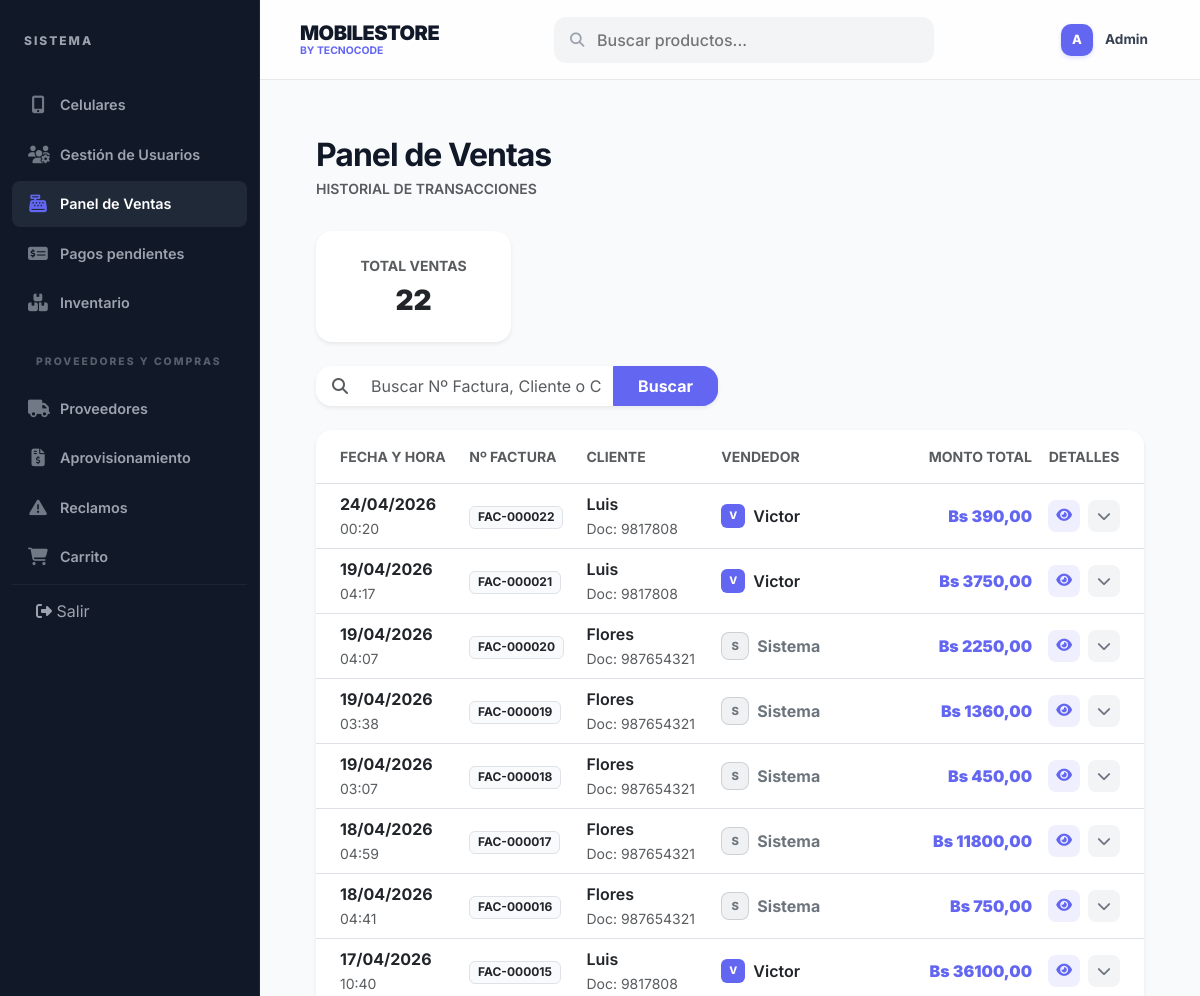
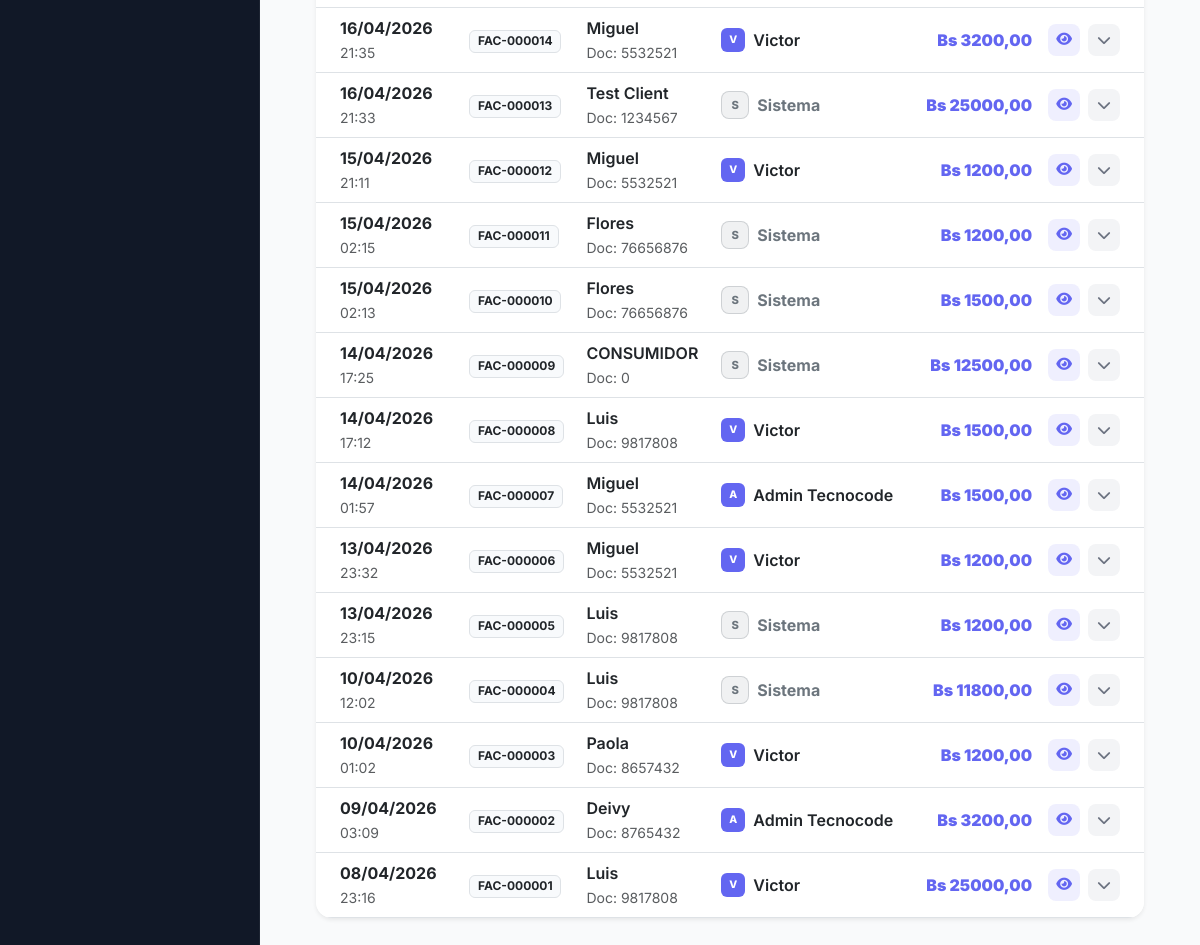
Page /ventas/reporte/ (signed in) on the committed database (2 pictures, top to bottom).
### Login/models.py (models this page shows, shortened)
class Usuario(AbstractUser):
    ROL_CHOICES = [
        ('Administrador', 'Administrador'),  # Acceso total
        ('Vendedor', 'Vendedor'),            # Acceso a ventas e inventario
        ('Usuario', 'Usuario'),              # Cliente final (pestaña de compras)
    ]
    ESTADO_CHOICES = [
        ('Activo', 'Activo'),
        ('Inactivo', 'Inactivo'),
    ]
    nombre_completo = models.CharField(max_length=100, null=True, blank=True)
    rol = models.CharField(max_length=20, choices=ROL_CHOICES, default='Usuario')
    estado = models.CharField(max_length=10, choices=ESTADO_CHOICES, default='Activo')
    class Meta:
        db_table = 'usuario'
        verbose_name = 'Usuario'
        verbose_name_plural = 'Usuarios'

class Venta(models.Model):
    ESTADO_CHOICES = [
        ('Iniciada', 'Iniciada'), # Creada pero sin pago confirmado
        ('Pagada', 'Pagada'),     # Transacción completada con éxito
        ('Cancelada', 'Cancelada'),
    ]
    id_venta = models.AutoField(primary_key=True)
    cliente = models.ForeignKey(Cliente, on_delete=models.CASCADE, db_column='id_cliente')
    usuario = models.ForeignKey(settings.AUTH_USER_MODEL, on_delete=models.CASCADE, db_column='id_usuario')
    canal = models.ForeignKey(CanalVenta, on_delete=models.SET_NULL, null=True, blank=True, db_column='id_canal')
    fecha = models.DateTimeField(auto_now_add=True)
    total = models.DecimalField(max_digits=10, decimal_places=2, default=0)
    estado = models.CharField(max_length=10, choices=ESTADO_CHOICES, default='Iniciada')
    class Meta:
        db_table = 'venta'

class Factura(models.Model):
    id_factura = models.AutoField(primary_key=True)
    venta = models.OneToOneField(Venta, on_delete=models.CASCADE, db_column='id_venta')
    numero_factura = models.CharField(max_length=50, unique=True)
    fecha_emision = models.DateTimeField(auto_now_add=True)
    nit = models.CharField(max_length=20, blank=True, null=True)
    razon_social = models.CharField(max_length=100, blank=True, null=True)
    total = models.DecimalField(max_digits=10, decimal_places=2)
    estado = models.CharField(max_length=50, default='Emitida')
    class Meta:
        db_table = 'factura'

class Cliente(models.Model):
    id_cliente = models.AutoField(primary_key=True)
    nombre = models.CharField(max_length=100)
    apellido = models.CharField(max_length=100, blank=True, null=True)
    telefono = models.CharField(max_length=20, unique=True)
    email = models.EmailField(max_length=100, blank=True, null=True)
    direccion = models.CharField(max_length=255, blank=True, null=True)
    documento = models.CharField(max_length=20, unique=True, blank=True, null=True) # Manteniendo compatibilidad
    estado = models.CharField(max_length=10, default='Activo')
    class Meta:
        db_table = 'cliente'

### Login/views.py (the view, shortened to what this page needs)
# urls.py: path('ventas/reporte/', ReporteVentasView.as_view(), name='reporte_ventas'),
class ReporteVentasView(LoginRequiredMixin, UserPassesTestMixin, ListView):
    model = Venta
    template_name = 'celulares/reporte_ventas.html'
    context_object_name = 'ventas'
    ordering = ['-fecha']
    def test_func(self):
        return self.request.user.is_superuser
    def get_queryset(self):
        queryset = Venta.objects.select_related('cliente', 'usuario', 'factura').prefetch_related('detalles__producto').all().order_by('-fecha')
        q = self.request.GET.get('sales_q')
        return queryset
    def get(self, request, *args, **kwargs):
        if request.headers.get('x-requested-with') == 'XMLHttpRequest':
            self.object_list = self.get_queryset()
            return render(request, 'celulares/_tabla_ventas.html', {'ventas': self.object_list})
        return super().get(request, *args, **kwargs)

### templates/celulares/reporte_ventas.html (shortened to what this page needs)
{% extends 'base.html' %}
{% block content %}
<div class="row g-0">
    <div class="col-12">
        <div class="p-2 p-md-3">
    <div class="page-header-responsive">
        <div>
            <h2 class="fw-bold mb-1" style="letter-spacing: -1px;">Panel de Ventas</h2>
            <p class="text-muted small fw-600 mb-0">HISTORIAL DE TRANSACCIONES</p>
        </div>
    </div>
    <div class="row g-3 mb-4">
        <div class="col-12 col-sm-6 col-md-4 col-xl-3">
            <div class="card border-0 shadow-sm rounded-4 p-4 text-center">
                <span class="text-muted small fw-bold text-uppercase">Total Ventas</span>
                <h3 class="fw-900 mt-2 mb-0">{{ ventas.count }}</h3>
            </div>
        </div>
    </div>
    <div class="row mb-4">
        <div class="col-12 col-md-8 col-lg-6">
            <form method="GET" class="d-flex" id="sales-search-form">
                <div class="input-group shadow-sm rounded-4 overflow-hidden bg-white border-0">
                    <span class="input-group-text bg-white border-0 ps-3">
                        <i class="fas fa-search text-muted"></i>
                    </span>
                    <input type="text" name="sales_q" id="sales-search-input" class="form-control border-0 py-2"
                           placeholder="Buscar Nº Factura, Cliente o CI..."
                           value="{{ request.GET.sales_q|default:'' }}"
                           autocomplete="off">
                    <button type="submit" class="btn btn-primary px-4 fw-bold">Buscar</button>
                </div>
            </form>
        </div>
    </div>
    <div class="card border-0 shadow-sm rounded-4 overflow-hidden mb-4">
        <div class="table-responsive">
            <table class="table table-hover align-middle mb-0">
                <thead class="bg-light">
                    <tr>
                        <th class="ps-4 py-3 text-muted small fw-bold text-uppercase">Fecha y Hora</th>
                        <th class="py-3 text-muted small fw-bold text-uppercase">Nº Factura</th>
                        <th class="py-3 text-muted small fw-bold text-uppercase">Cliente</th>
                        <th class="py-3 text-muted small fw-bold text-uppercase">Vendedor</th>
                        <th class="py-3 text-muted small fw-bold text-uppercase text-end">Monto Total</th>
                        <th class="pe-4 py-3 text-muted small fw-bold text-uppercase text-center" style="width: 100px;">Detalles</th>
                    </tr>
                </thead>
                <tbody id="ventas-table-body">
                    {% include 'celulares/_tabla_ventas.html' %}
                </tbody>
            </table>
        </div>
    </div>
        </div>
    </div>
</div>
{% endblock %}

### templates/base.html (shortened to what this page needs)
<!DOCTYPE html>
<html lang="es">
<head>
    <link href="https://cdn.jsdelivr.net/npm/bootstrap@5.3.0/dist/css/bootstrap.min.css" rel="stylesheet">
    <link rel="stylesheet" href="https://cdnjs.cloudflare.com/ajax/libs/font-awesome/6.4.0/css/all.min.css">
</head>
<body>
    <div class="wrapper">
        <nav class="sidebar" id="sidebar">
            <div class="sidebar-header">
                SISTEMA
            </div>
            <ul class="sidebar-menu">
                <li class="{% if request.resolver_match.url_name == 'lista_celulares' or request.resolver_match.url_name == 'inicio' %}active{% endif %}">
                    <a href="{% url 'inicio' %}">
                        <i class="fas fa-mobile-alt"></i> Celulares
                    </a>
                </li>
                {% if user.is_superuser or user.rol == 'Administrador' %}
                <li class="{% if request.resolver_match.url_name == 'home' %}active{% endif %}">
                    <a href="{% url 'home' %}">
                        <i class="fas fa-users-cog"></i> Gestión de Usuarios
                    </a>
                </li>
                {% endif %}
                {% if user.is_superuser or user.rol == 'Administrador' %}
                <li class="{% if request.resolver_match.url_name == 'reporte_ventas' %}active{% endif %}">
                    <a href="{% url 'reporte_ventas' %}">
                        <i class="fas fa-cash-register"></i> Panel de Ventas
                    </a>
                </li>
                <li class="{% if request.resolver_match.url_name == 'pagos_pendientes' %}active{% endif %}">
                    <a href="{% url 'pagos_pendientes' %}">
                        <i class="fas fa-money-check-alt"></i> Pagos pendientes
                    </a>
                </li>
                <li class="{% if request.resolver_match.url_name == 'lista_inventario' %}active{% endif %}">
                    <a href="{% url 'lista_inventario' %}">
                        <i class="fas fa-boxes"></i> Inventario
                    </a>
                </li>
                <li class="sidebar-header mt-3" style="padding: 12px 24px; font-size: 0.65rem; opacity: 0.5;">PROVEEDORES Y COMPRAS</li>
                <li class="{% if 'proveedor' in request.path and 'compras' not in request.path and 'reclamos' not in request.path %}active{% endif %}">
                    <a href="{% url 'lista_proveedores' %}">
                        <i class="fas fa-truck"></i> Proveedores
                    </a>
                </li>
                <li class="{% if 'compras' in request.path %}active{% endif %}">
                    <a href="{% url 'lista_compras' %}">
                        <i class="fas fa-file-invoice-dollar"></i> Aprovisionamiento
                    </a>
                </li>
                <li class="{% if 'reclamos' in request.path %}active{% endif %}">
                    <a href="{% url 'lista_reclamos' %}">
                        <i class="fas fa-exclamation-triangle"></i> Reclamos
                    </a>
                </li>
                {% endif %}
                <li class="{% if request.resolver_match.url_name == 'ver_carrito' %}active{% endif %}">
                    <a href="{% url 'ver_carrito' %}">
                        <i class="fas fa-shopping-cart"></i> Carrito
                    </a>
                </li>
                {% if user.is_authenticated %}
                <li style="margin-top: auto; border-top: 1px solid rgba(255,255,255,0.05);">
                    <form action="{% url 'logout' %}" method="post">
                        <button type="submit" style="background:none; border:none; color:var(--sidebar-text); padding: 14px 24px; text-align:left; width:100%;">
                            <i class="fas fa-sign-out-alt"></i> Salir
                        </button>
                    </form>
                </li>
                {% endif %}
            </ul>
        </nav>
        <main>
            <header class="header">
                <div class="d-flex align-items-center">
                    <div class="brand-section">
                        <h1>MOBILESTORE</h1>
                        <span>BY TECNOCODE</span>
                    </div>
                </div>
                <form action="{% url 'inicio' %}" method="get" class="search-bar m-0">
                    <i class="fas fa-search"></i>
                    <input type="text" name="q" placeholder="Buscar productos..." value="{% if request.resolver_match.url_name == 'inicio' or request.resolver_match.url_name == 'lista_celulares' %}{{ request.GET.q|default:'' }}{% endif %}">
                </form>
                <div class="user-profile">
                    {% if user.is_authenticated %}
                    <div class="avatar">{{ user.username.0|upper }}</div>
                    <span class="user-name">{{ user.username|capfirst }}</span>
                    {% else %}
                    <a href="{% url 'login' %}" class="btn btn-sm btn-dark px-4 rounded-pill">Entrar</a>
                    {% endif %}
                </div>
            </header>
            <div class="main-content">
                {% block content %}
                {% endblock %}
            </div>
        </main>
    </div>
</body>
</html>

### templates/celulares/_tabla_ventas.html (shortened to what this page needs)
{% for v in ventas %}
<tr>
    <td class="ps-4">
        <div class="fw-bold">{{ v.fecha|date:"d/m/Y" }}</div>
        <small class="text-muted">{{ v.fecha|date:"H:i" }}</small>
    </td>
    <td>
        <span class="badge bg-light text-dark fw-bold border">{{ v.factura.numero_factura|default:"S/N" }}</span>
    </td>
    <td>
        <div class="fw-600">{{ v.cliente.nombre }}</div>
        <small class="text-muted">Doc: {{ v.cliente.documento }}</small>
    </td>
    <td>
        <div class="d-flex align-items-center">
            {% if v.usuario.rol == 'Usuario' %}
                <div class="avatar-mini me-2 bg-secondary bg-opacity-10 text-secondary border border-secondary border-opacity-25 text-center" style="width: 28px; height: 28px; border-radius: 8px; line-height: 26px; font-weight: 800; font-size: 0.7rem;">S</div>
                <span class="fw-bold text-secondary">Sistema</span>
            {% else %}
                <div class="avatar-mini me-2">{{ v.usuario.username.0|upper }}</div>
                <span class="fw-600">{{ v.usuario.nombre_completo|default:v.usuario.username }}</span>
            {% endif %}
        </div>
    </td>
    <td class="text-end fw-900 text-primary">
        Bs {{ v.total }}
    </td>
    <td class="pe-4 text-center">
        <div class="d-flex justify-content-center gap-2">
            {% if v.factura %}
            <a href="{% url 'detalle_factura' v.factura.pk %}" class="btn btn-sm btn-action bg-primary bg-opacity-10 text-primary border-primary border-opacity-25" title="Ver Factura">
                <i class="fas fa-eye"></i>
            </a>
            {% endif %}
            <button class="btn btn-sm btn-action" type="button" data-bs-toggle="collapse" data-bs-target="#detalle-{{ v.id_venta }}">
                <i class="fas fa-chevron-down"></i>
            </button>
        </div>
    </td>
</tr>
{% endfor %}

### rows in the picture
Usuario: username.0 "A", username "Admin"
Venta: fecha "24/04/2026", fecha "00:20", factura.numero_factura "FAC-000022", cliente.nombre "Luis", cliente.documento "9817808", usuario.username.0 "V", usuario.nombre_completo "Victor", total "390,00"
Venta: fecha "19/04/2026", fecha "04:17", factura.numero_factura "FAC-000021", cliente.nombre "Luis", cliente.documento "9817808", usuario.username.0 "V", usuario.nombre_completo "Victor", total "3750,00"
Venta: fecha "19/04/2026", fecha "04:07", factura.numero_factura "FAC-000020", cliente.nombre "Flores", cliente.documento "987654321", shows "S", total "2250,00"
Venta: fecha "19/04/2026", fecha "03:38", factura.numero_factura "FAC-000019", cliente.nombre "Flores", cliente.documento "987654321", shows "S", total "1360,00"
Venta: fecha "19/04/2026", fecha "03:07", factura.numero_factura "FAC-000018", cliente.nombre "Flores", cliente.documento "987654321", shows "S", total "450,00"
Venta: fecha "18/04/2026", fecha "04:59", factura.numero_factura "FAC-000017", cliente.nombre "Flores", cliente.documento "987654321", shows "S", total "11800,00"
Venta: fecha "18/04/2026", fecha "04:41", factura.numero_factura "FAC-000016", cliente.nombre "Flores", cliente.documento "987654321", shows "S", total "750,00"
Venta: fecha "17/04/2026", fecha "10:40", factura.numero_factura "FAC-000015", cliente.nombre "Luis", cliente.documento "9817808", usuario.username.0 "V", usuario.nombre_completo "Victor", total "36100,00"
Venta: fecha "16/04/2026", fecha "21:35", factura.numero_factura "FAC-000014", cliente.nombre "Miguel", cliente.documento "5532521", usuario.username.0 "V", usuario.nombre_completo "Victor", total "3200,00"
Venta: fecha "16/04/2026", fecha "21:33", factura.numero_factura "FAC-000013", cliente.nombre "Test Client", cliente.documento "1234567", shows "S", total "25000,00"
Venta: fecha "15/04/2026", fecha "21:11", factura.numero_factura "FAC-000012", cliente.nombre "Miguel", cliente.documento "5532521", usuario.username.0 "V", usuario.nombre_completo "Victor", total "1200,00"
Venta: fecha "15/04/2026", fecha "02:15", factura.numero_factura "FAC-000011", cliente.nombre "Flores", cliente.documento "76656876", shows "S", total "1200,00"
Venta: fecha "15/04/2026", fecha "02:13", factura.numero_factura "FAC-000010", cliente.nombre "Flores", cliente.documento "76656876", shows "S", total "1500,00"
Venta: fecha "14/04/2026", fecha "17:25", factura.numero_factura "FAC-000009", cliente.nombre "CONSUMIDOR", cliente.documento "0", shows "Sistema", total "12500,00"
Venta: fecha "14/04/2026", fecha "17:12", factura.numero_factura "FAC-000008", cliente.nombre "Luis", cliente.documento "9817808", usuario.username.0 "V", usuario.nombre_completo "Victor", total "1500,00"
Venta: fecha "14/04/2026", fecha "01:57", factura.numero_factura "FAC-000007", cliente.nombre "Miguel", cliente.documento "5532521", usuario.username.0 "A", usuario.nombre_completo "Admin Tecnocode", total "1500,00"
Venta: fecha "13/04/2026", fecha "23:32", factura.numero_factura "FAC-000006", cliente.nombre "Miguel", cliente.documento "5532521", usuario.username.0 "V", usuario.nombre_completo "Victor", total "1200,00"
Venta: fecha "13/04/2026", fecha "23:15", factura.numero_factura "FAC-000005", cliente.nombre "Luis", cliente.documento "9817808", shows "S", total "1200,00"
Venta: fecha "10/04/2026", fecha "12:02", factura.numero_factura "FAC-000004", cliente.nombre "Luis", cliente.documento "9817808", shows "S", total "11800,00"
Venta: fecha "10/04/2026", fecha "01:02", factura.numero_factura "FAC-000003", cliente.nombre "Paola", cliente.documento "8657432", usuario.username.0 "V", usuario.nombre_completo "Victor", total "1200,00"
Venta: fecha "09/04/2026", fecha "03:09", factura.numero_factura "FAC-000002", cliente.nombre "Deivy", cliente.documento "8765432", usuario.username.0 "A", usuario.nombre_completo "Admin Tecnocode", total "3200,00"
Venta: fecha "08/04/2026", fecha "23:16", factura.numero_factura "FAC-000001", cliente.nombre "Luis", cliente.documento "9817808", usuario.username.0 "V", usuario.nombre_completo "Victor", total "25000,00"

### other values in the picture
{{ ventas.count }} "22"
